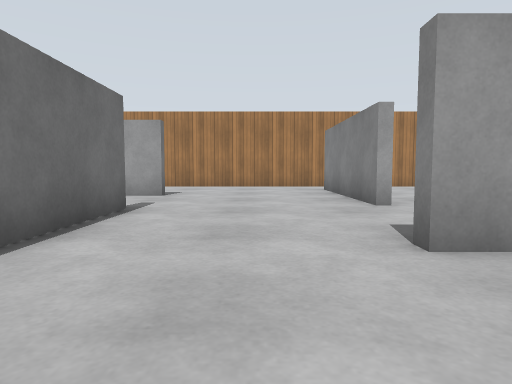
View 1 (above)

14 first-person views from a walk through a Gazebo world. The camera is 0.72 m above the floor, tilts 4° down and sees 75° across. The floor is counted in squares, 1 m on a side. Each view is taken from the middle of a square. On the plan, view 1 faces up. The plan holds only what a view shows up to about 10 squares ahead; the rest is blank. Gazebo's built-in surfaces are drawn with simple patterns.

View 2
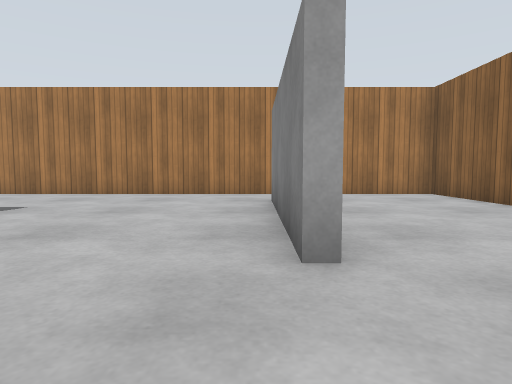

View 3
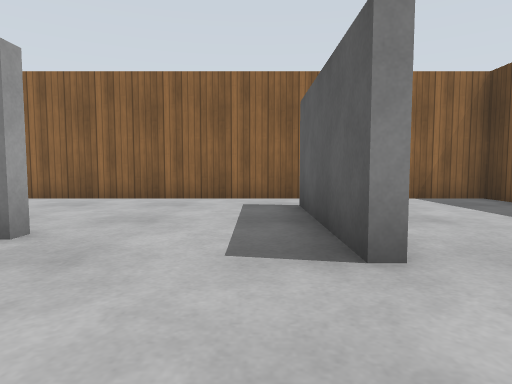

View 4
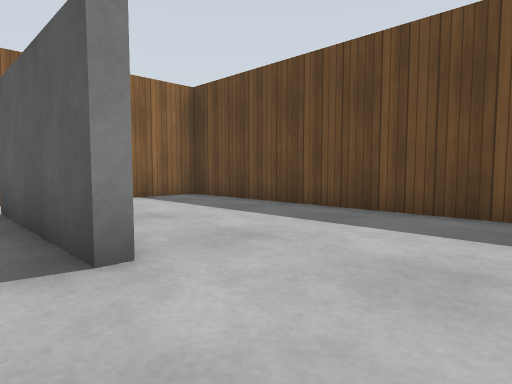

View 5
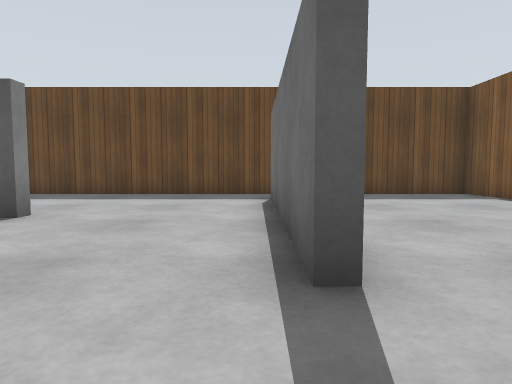

View 6
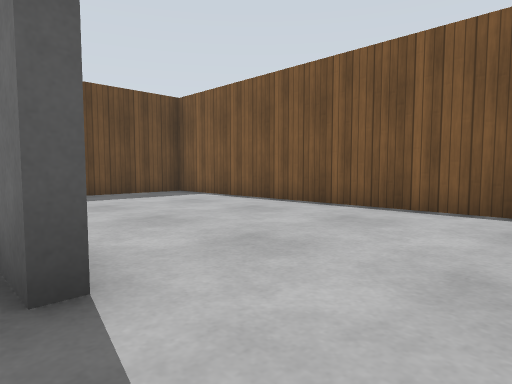

View 7
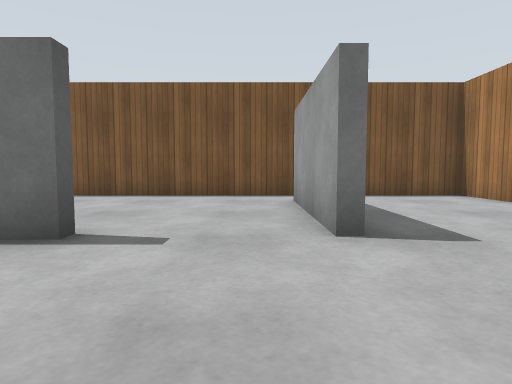

View 8
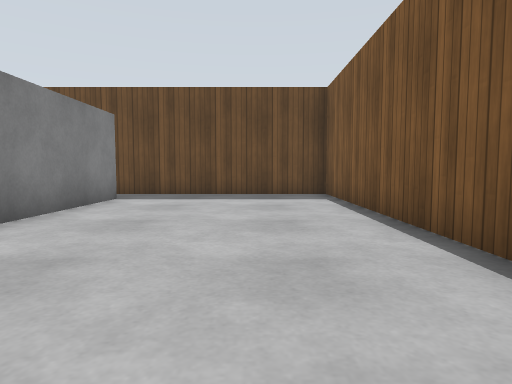

View 9
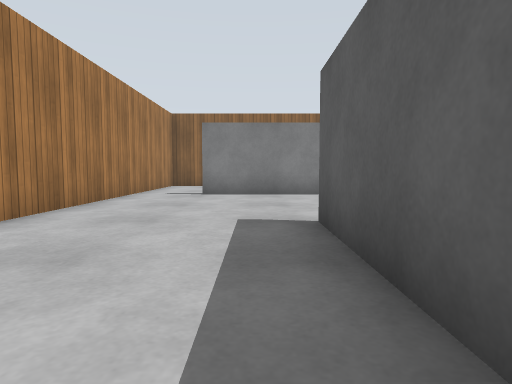

View 10
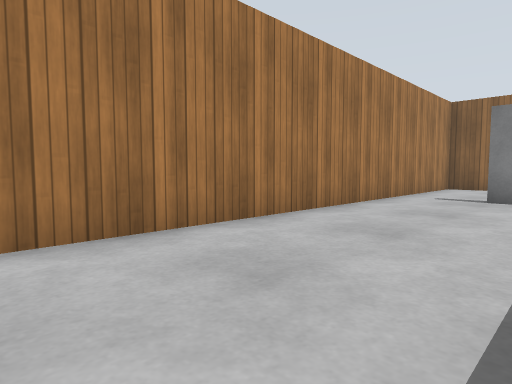

View 11
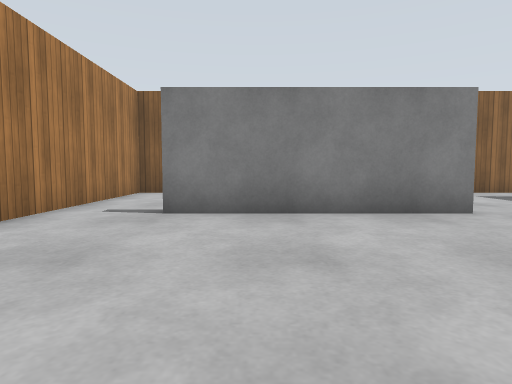

View 12
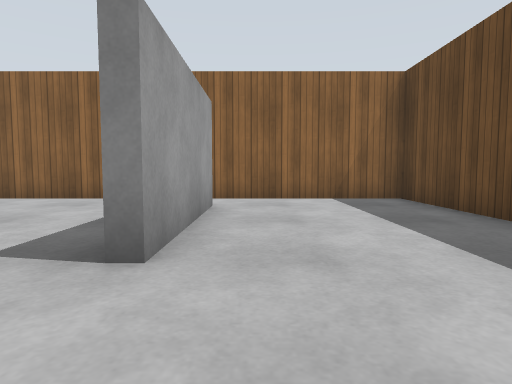

View 13
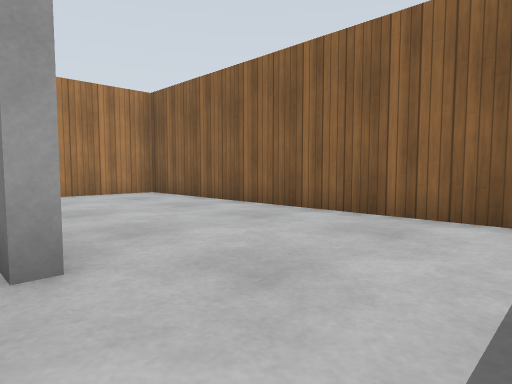

View 14
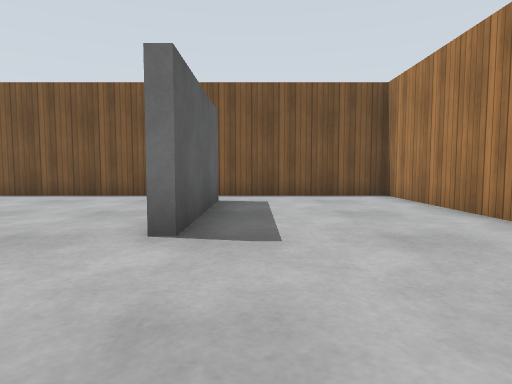

### Floor plan
Ten units are one square. View 1 is at (0, 0); x grows to the right and y downward. Boxes are objects, and circles mark ways between rooms. Rooms are numbered by the first view taken in them; rooms with no view inside come last. Other rooms are left out.
<svg viewBox="-85 -140 160 160">
<path fill="none" stroke="#000" d="M28 -65 24 -65 24 -115M-28 -60 -23 -60 -23 -1M55 -28 15 -28 15 -31 55 -31M-65 -91 -23 -91 -23 -89 -35 -89M-25 15 70 15 70 -135 -80 -135 -80 -85M-27 0 -27 -38M-35 -89 -65 -89M-80 -85 -80 15 -25 15"/>
<circle cx="-20" cy="5" r="3" fill="#2a7"/>
<circle cx="-25" cy="-75" r="3" fill="#2a7"/>
<circle cx="-70" cy="-90" r="3" fill="#2a7"/>
<text x="10" y="-70">1</text>
<text x="-50" y="-30">2</text>
</svg>
Room 1 opens to room 2.

Where each view was taken, in squares from view 1:
view 1: 0 up, 0 right, facing up
view 2: 4 up, 2 right, facing up
view 3: 4 up, 1 left, facing right
view 4: 4 up, 1 left, facing down-right
view 5: 8 up, 2 left, facing down
view 6: 8 up, 2 left, facing down-left
view 7: 8 up, 1 right, facing left
view 8: 8 up, 6 left, facing down
view 9: 10 up, 7 left, facing right
view 10: 10 up, 6 left, facing up-right
view 11: 10 up, 3 left, facing right
view 12: 2 up, 1 left, facing right
view 13: 4 up, 2 right, facing up-right
view 14: 10 up, 1 right, facing left
